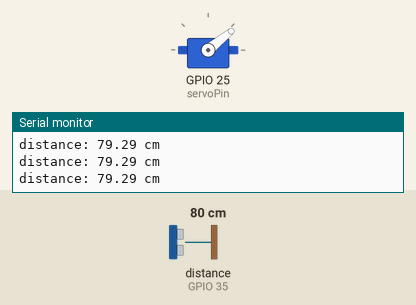
A sketch run on a simulated ESP32. On the bench: servo, the last lines printed to the serial monitor. Wiring (inferred from the names in the program): ultrasonic range finder: trigger GPIO 32; echo GPIO 35. The inputs (shaded band) are chosen by the test bench; at power-on: distance to the obstacle (sensor on GPIO 35) 80 cm. The echo pulse lasts 58.3 µs per cm.

Above: at 3.8 s.
3.9 s: distance to the obstacle (sensor on GPIO 35) set to 2 cm
At 4.38 s:
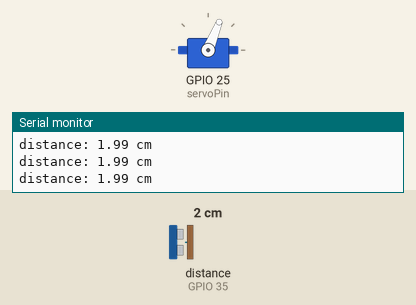
6.9 s: distance to the obstacle (sensor on GPIO 35) set to 18 cm
At 10.0 s:
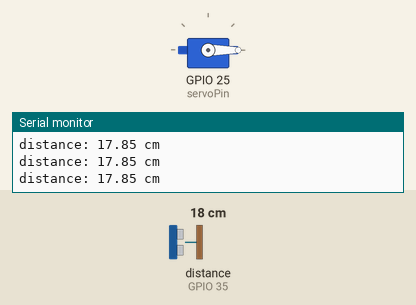
Timing chart, 0 to 15.9 s (numbered marks = the images above; inputs shaded):
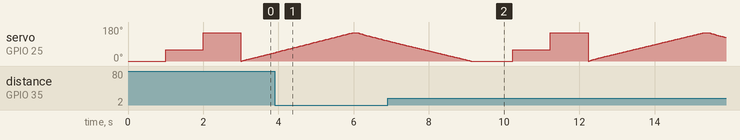

The sketch:

hello_servo.ino
```cpp
#include <ESP32Servo.h>

Servo myservo;  // create servo object to control a servo
// 16 servo objects can be created on the ESP32

int pos = 0;    // variable to store the servo position
// Recommended PWM GPIO pins on the ESP32 include 2,4,12-19,21-23,25-27,32-33
int servoPin = 25;

#define TRIG_PIN 32 // ESP32 pin GPIO23 connected to Ultrasonic Sensor's TRIG pin
#define ECHO_PIN 35 // ESP32 pin GPIO22 connected to Ultrasonic Sensor's ECHO pin

float duration_us, distance_cm;


void setup() {
  Serial.begin(9600);
  // Allow allocation of all timers
  ESP32PWM::allocateTimer(0);
  ESP32PWM::allocateTimer(1);
  ESP32PWM::allocateTimer(2);
  ESP32PWM::allocateTimer(3);
  myservo.setPeriodHertz(50);    // standard 50 hz servo
  myservo.attach(servoPin, 500, 2400); // attaches the servo on pin 18 to the servo object
  // using default min/max of 1000us and 2000us
  // different servos may require different min/max settings
  // for an accurate 0 to 180 sweep

  // configure the trigger pin to output mode
  pinMode(TRIG_PIN, OUTPUT);
  // configure the echo pin to input mode
  pinMode(ECHO_PIN, INPUT);
}

void loop() {
 // 0º = myservo.write(0);
 // 90º = myservo.write(60);
 // 180º = myservo.write(150);
 myservo.write(0);
 delay(1000);
 myservo.write(60);
 delay(1000);
 myservo.write(150);
 delay(1000);

 for (int i = 0; i <= 150; i++) {
  myservo.write(i);
  delay(15);
  // generate 10-microsecond pulse to TRIG pin
  digitalWrite(TRIG_PIN, HIGH);
  delayMicroseconds(10);
  digitalWrite(TRIG_PIN, LOW);

  // measure duration of pulse from ECHO pin
  duration_us = pulseIn(ECHO_PIN, HIGH);

  // calculate the distance
  distance_cm = 0.017 * duration_us;

  // print the value to Serial Monitor
  Serial.print("distance: ");
  Serial.print(distance_cm);
  Serial.println(" cm");

 }

  delay(100);
 for (int i = 150; i>= 0; i--) {
  myservo.write(i);
  // generate 10-microsecond pulse to TRIG pin
  digitalWrite(TRIG_PIN, HIGH);
  delayMicroseconds(10);
  digitalWrite(TRIG_PIN, LOW);

  // measure duration of pulse from ECHO pin
  duration_us = pulseIn(ECHO_PIN, HIGH);

  // calculate the distance
  distance_cm = 0.017 * duration_us;

  // print the value to Serial Monitor
  Serial.print("distance: ");
  Serial.print(distance_cm);
  Serial.println(" cm");

  delay(15);
 }

 delay(100);
}
```
